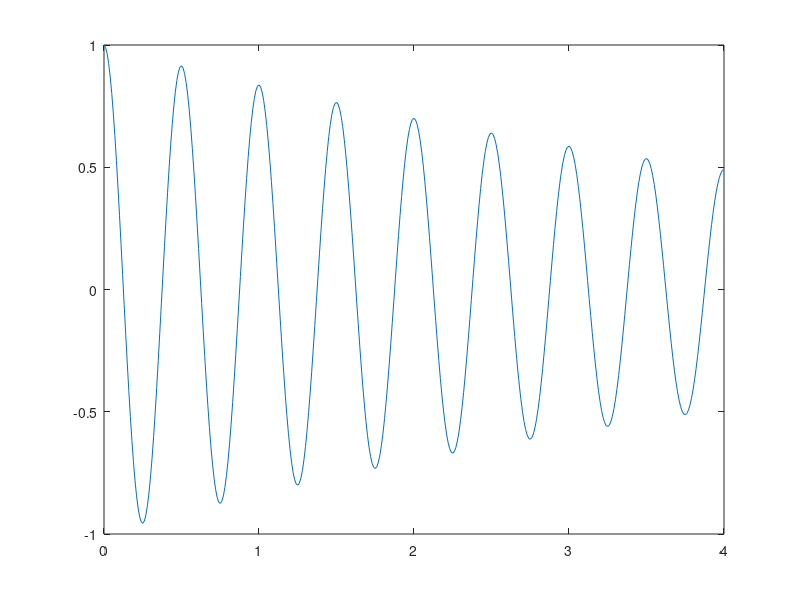

The MATLAB source for this figure:
t = 0:0.001:5;
z1 = 5 * exp(4j * pi * t);
z2 = 2 * exp(-1j * 2 * pi * t);

z3 = (z1 + z2) / 2;

plot(real(t), imag(z3));
% saveas(gcf, "img/z3(t).png")

plot3(real(z3), imag(z3), t);
% saveas(gcf, "img/z3(t)_3d.png")

t1 = 0:0.01:5;
x1 = real(10 * exp((-1 - 2j * pi) * t1));
plot(t1, x1);
% saveas(gcf, "img/x1(t).png")

t2 = 0:0.01:6;
x2 = imag(3 - exp((-2 - 4j * pi) * t2));
plot(t2, x2);
% saveas(gcf, "img/x2(t).png")

t3 = 0:0.01:4;
x3 = 3 - imag(exp((-4 + pi * j) * t3));
plot(t3, x3);
% saveas(gcf, "img/x3(t).png")

t4 = 0:0.001:7;
x4 = zeros(size(t4));   % Inicializa um vetor preenchido com 0s, do tamanho de t4

for k = 1:5
    x4 = x4 + cos(2 * pi * k * t4 + pi / 6);    % Para k de 1 a 5,
end

plot(t4, x4);
% saveas(gcf, "img/x4(t).png")

t5 = 0:0.01:4;
cd = -log(0.7) / 2;
x5 = exp(-cd * t5) .* cos(2 * pi * 2 * t5);

plot(t5, x5);
% saveas(gcf, "img/x5(t).png");